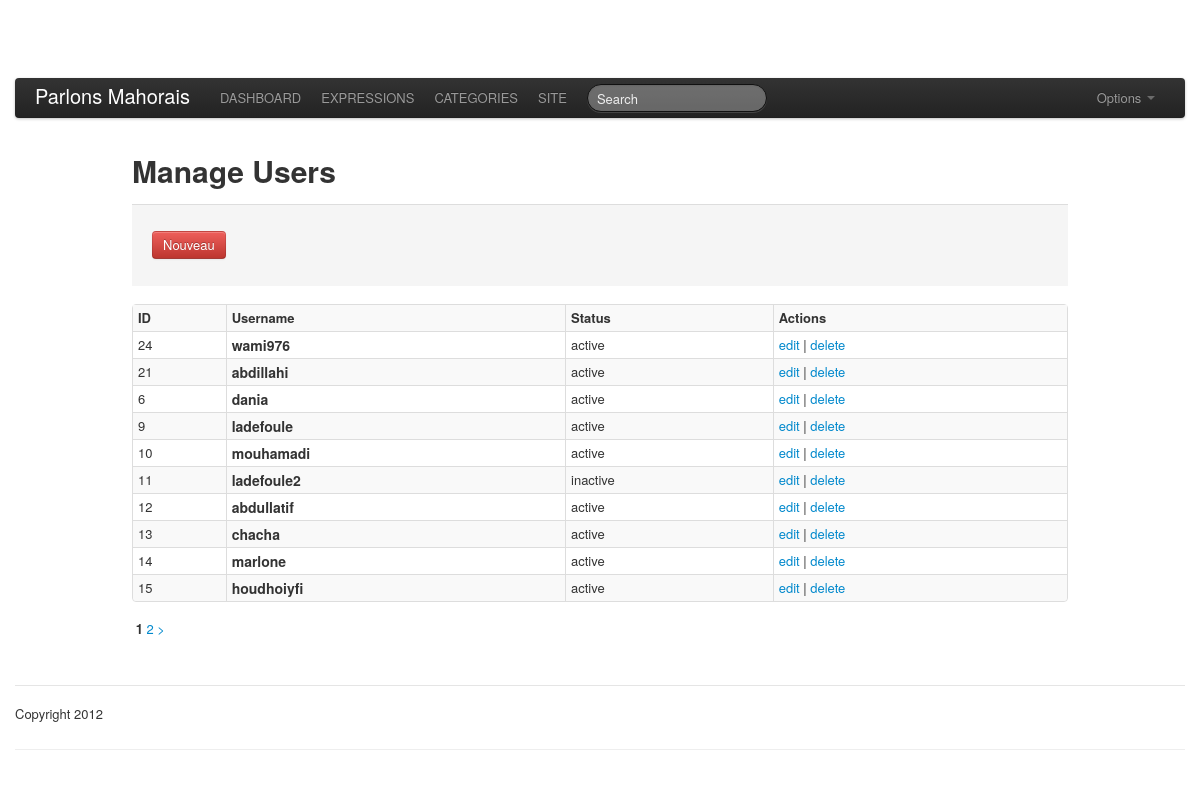
Screenshot of /index.php/admin/admins with the database file from the repository.
### tables this page shows
CREATE TABLE IF NOT EXISTS `users` (
  `id` int(11) NOT NULL AUTO_INCREMENT,
  `username` varchar(16) NOT NULL,
  `password` varchar(16) NOT NULL,
  `name` varchar(125) NOT NULL,
  `email` varchar(125) NOT NULL,
  `status` enum('active','inactive') NOT NULL,
  `privilege` enum('Utilisateur','Moderateur','Super Moderateur') NOT NULL DEFAULT 'Utilisateur',
  `last_visit` datetime NOT NULL,
  `created` datetime NOT NULL,
  `modified` datetime NOT NULL,
  `traffic` int(11) NOT NULL,
  PRIMARY KEY (`id`),
  UNIQUE KEY `username` (`username`),
  UNIQUE KEY `email` (`email`)
);

### index.php (called while the page is built, shortened)
<?php
require_once BASEPATH.'core/CodeIgniter.php';

### application/models/admins/madmins.php (called while the page is built, shortened)
<?php
class MAdmins extends CI_Model{
	public function getUsersByPagination($num, $offset)
	{
     $data = array();
     $Q = $this->db->get('users', $num, $offset);
     if ($Q->num_rows() > 0){
       foreach ($Q->result_array() as $row){
         $data[] = $row;
       }
     }
     return $data;
	}
}
?>

### application/views/admin/admin_admins_home.php (the view, shortened to what this page needs)
<h1><?php echo $title;?></h1>
 <div class="form-actions">
<p><?php
	$attributes = array('class' => 'navbar-form');
	echo form_open("admin/admins/create", $attributes);
	$exportButton = array(
		'class'		=> 'btn btn-danger',
		'name' 		=> 'button',
		'value' 	=> 'true',
		'type' 		=> 'submit',
		'content' 	=> 'Nouveau'
	);
	echo form_button($exportButton);
	echo form_close();
?></p>
 </div>
<?php
if (count($admins)){
	echo "<table class='table table-striped table-bordered table-condensed'>\n";
	echo "<tr valign='top'>\n";
	echo "<th>ID</th>\n<th>Username</th><th>Status</th><th>Actions</th>\n";
	echo "</tr>\n";
	foreach ($admins as $key => $list){
		echo "<tr valign='top'>\n";
		echo "<td>".$list['id']."</td>\n";
		echo "<td><h4>".$list['username']."</h4></td>\n";
		echo "<td align='center'>".$list['status']."</td>\n";
		echo "<td align='center'>";
		echo anchor('admin/admins/edit/'.$list['id'],'edit');
		echo " | ";
		echo anchor('admin/admins/delete/'.$list['id'],'delete');
		echo "</td>\n";
		echo "</tr>\n";
	}
	echo "</table>";
}
?>
<?php echo $this->pagination->create_links(); ?>

### application/controllers/admin/admins.php (shortened to what this page needs)
<?php
class Admins extends CI_Controller {
	function index()
  	{
		$config['per_page'] = '10';
		$config['full_tag_open'] = '<p>';
		$config['full_tag_close'] = '</p>';
		$data['admins'] = $this->MAdmins->getUsersByPagination($config['per_page'],$this->uri->segment(4));
		$data['title'] = "Manage Users";
		$data['main'] = 'admin/admin_admins_home';
		$this->load->vars($data);
		$this->load->view('admin/dashboard');
	}
}
?>

### application/views/admin/dashboard.php (shortened to what this page needs)
<!DOCTYPE html PUBLIC "-//W3C//DTD XHTML 1.0 Strict//EN"
        "http://www.w3.org/TR/xhtml1/DTD/xhtml1-strict.dtd">
<html xmlns="http://www.w3.org/1999/xhtml" xml:lang="en" lang="en">
	<head>
		<?php $this->load->view('tools/view_ref');?>
	</head>
	<body>
		<div class="container">
                <?php $this->load->view('admin/admin_header');?>
			<div class="home row-fluid">
					<?php $this->load->view($main);?>
			</div>
		<hr>
		<footer>
			<p><?php $this->load->view('admin/admin_footer');?></p>
		</footer>
	      </div>
	</body>
</html>

### application/views/admin/admin_header.php (shortened to what this page needs)
<section id="navbar">
  <div class="page-header">
  <div class="navbar">
    <div class="navbar-inner">
      <div class="container" style="width: auto;">
        <a class="brand" href="#">Parlons Mahorais</a>
        <div class="nav-collapse">
          <ul class="nav">
            <li><?php echo anchor("admin/dashboard/index","DASHBOARD");?></li>
            <li><?php echo anchor("admin/products/", "EXPRESSIONS");?></li>
            <li><?php echo anchor("admin/categories/","CATEGORIES");?></li>
            <li><?php echo anchor("admin/dashboard/logout/", "SITE");?></li>
          </ul>
<?php
$attributes = array(
                    'class' => 'navbar-search pull-left',
                    'id' => 'myform'
);
echo form_open("admin/products/search", $attributes);
$data = array(
    "class"       => "search-query span2",
    "placeholder" =>"Search",
    "name"        => "term",
    "id"          => "term",
    "maxlength"   => "30",
    "size"        => "10"
);
echo form_input($data);
echo form_close();
?>
          <ul class="nav pull-right">
            <li class="dropdown">
              <a href="#" class="dropdown-toggle" data-toggle="dropdown">Options <b class="caret"></b></a>
            </li>
          </ul>
        </div>
      </div>
    </div>
  </div>

### application/views/admin/admin_footer.php
Copyright <?php echo date("Y"); ?>

### assets/datatables/css/demo_table.css (style rules this page uses)
table { margin: 1em 0; clear: both; }

### rows the page displays
users: id "24", username "wami976", status "active", id "edit", id "delete"
users: id "21", username "abdillahi", status "active", id "edit", id "delete"
users: id "6", username "dania", status "active", id "edit", id "delete"
users: id "9", username "ladefoule", status "active", id "edit", id "delete"
users: id "10", username "mouhamadi", status "active", id "edit", id "delete"
users: id "11", username "ladefoule2", status "inactive", id "edit", id "delete"
users: id "12", username "abdullatif", status "active", id "edit", id "delete"
users: id "13", username "chacha", status "active", id "edit", id "delete"
users: id "14", username "marlone", status "active", id "edit", id "delete"
users: id "15", username "houdhoiyfi", status "active", id "edit", id "delete"

### other values shown
anchor("admin/dashboard/index","DASHBOARD") "DASHBOARD"
anchor("admin/products/", "EXPRESSIONS") "EXPRESSIONS"
anchor("admin/categories/","CATEGORIES") "CATEGORIES"
anchor("admin/dashboard/logout/", "SITE") "SITE"
$title "Manage Users"
form_button($exportButton) "Nouveau"
$this->pagination->create_links() "1 2 >"
